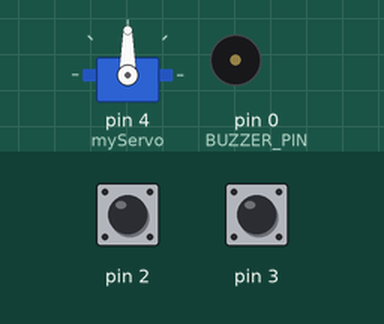
Recording of a sketch running on a simulated Arduino Uno, built with avr-gcc and run on an emulated ATmega328P. Shown: servo, buzzer (waves = sounding). Inputs (shaded band) come from the test bench; at power-on: pin 2 HIGH, pin 3 HIGH.

Above: at 1.2 s.
1.3 s: pin 2 driven LOW
At 1.7 s:
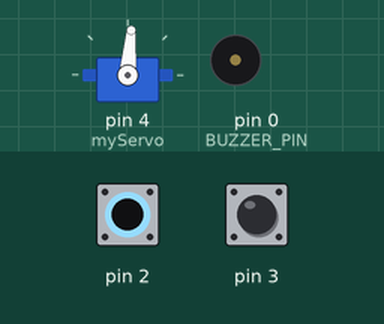
2.8 s: pin 2 pulsed HIGH 5 times (0.12 s each, 0.3 s apart)
At 4.8 s:
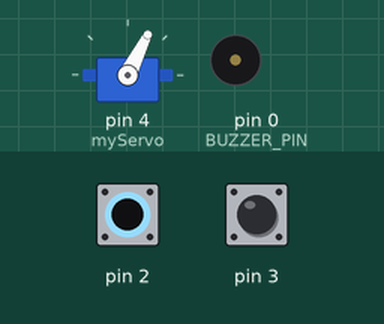
5.8 s: pin 2 pulsed HIGH 2 times (0.12 s each, 0.3 s apart)
At 6.07 s:
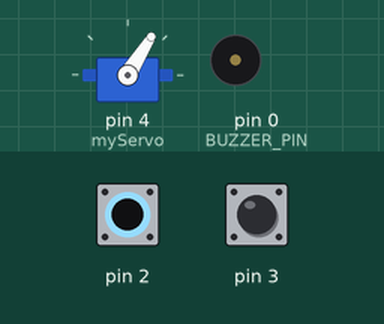
Timing chart, 0 to 8.8 s (numbered marks = the images above; inputs shaded):
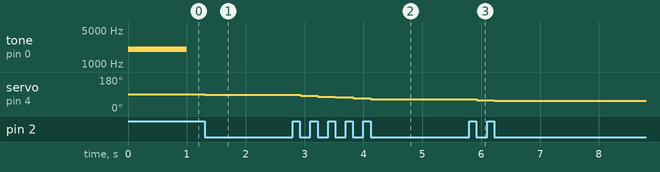

Measured:
- after the input at 1.3 s, servo on pin 4 (myServo): 90° → 85° at once
- after the input at 2.8 s, servo on pin 4 (myServo): moves from 85° to 63° over 1.2 s, starting after 0.13 s
- after the input at 5.8 s, servo on pin 4 (myServo): 63° → 58° after 0.13 s, → 54° 0.30 s later

The sketch:

20.1.ino
```cpp
#include <Servo.h>

#define BUZZER_PIN 0
#define FIRST_BAR_PIN 4
#define BAR_COUNT 10
#define MAX_SCORE 20

volatile int score = 0;

Servo myServo;

void setup() {
  myServo.attach(4);

  pinMode(BUZZER_PIN, OUTPUT);

  attachInterrupt(INT1, pushP1, FALLING); // INT1 — 3 pin
  attachInterrupt(INT0, pushP2, FALLING); // INT0 — 2 pin
}

void pushP1() {
  ++score;
}

void pushP2() {
  --score;
}

void loop() {
  tone(BUZZER_PIN, 2000, 1000);

  while (abs(score) < MAX_SCORE) {
    int bound = map(score, -MAX_SCORE, MAX_SCORE, 0, 180);

    int servoPosition = constrain(bound, 0, 180);

    myServo.write(servoPosition);

    delay(15);
  }

  tone(BUZZER_PIN, 4000, 1000);
  while (true) {}
}
```
